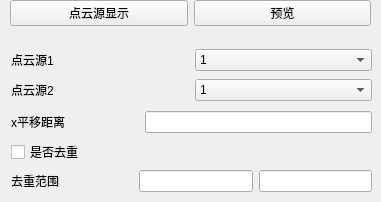
       <widget class="QWidget" name="Splicing">
        <widget class="QWidget" name="layoutWidget">
         <property name="geometry">
          <rect>
           <x>10</x>
           <y>0</y>
           <width>361</width>
           <height>26</height>
          </rect>
         </property>
         <layout class="QHBoxLayout" name="horizontalLayout_114">
          <item>
           <widget class="QPushButton" name="Splicing_general">
            <property name="enabled">
             <bool>true</bool>
            </property>
            <property name="text">
             <string>点云源显示</string>
            </property>
           </widget>
          </item>
          <item>
           <widget class="QPushButton" name="Splicing_preview">
            <property name="enabled">
             <bool>true</bool>
            </property>
            <property name="text">
             <string>预览</string>
            </property>
           </widget>
          </item>
         </layout>
        </widget>
        <widget class="QWidget" name="layoutWidget">
         <property name="geometry">
          <rect>
           <x>11</x>
           <y>47</y>
           <width>361</width>
           <height>56</height>
          </rect>
         </property>
         <layout class="QGridLayout" name="gridLayout_8">
          <item row="0" column="0">
           <widget class="QLabel" name="label_110">
            <property name="text">
             <string>点云源1</string>
            </property>
           </widget>
          </item>
          <item row="0" column="1">
           <widget class="QComboBox" name="Splicing_raw_cloud_1">
            <property name="styleSheet">
             <string notr="true">selection-color: rgb(0, 0, 0);</string>
            </property>
            <item>
             <property name="text">
              <string>1</string>
             </property>
            </item>
           </widget>
          </item>
          <item row="1" column="0">
           <widget class="QLabel" name="label_112">
            <property name="text">
             <string>点云源2</string>
            </property>
           </widget>
          </item>
          <item row="1" column="1">
           <widget class="QComboBox" name="Splicing_raw_cloud_2">
            <property name="styleSheet">
             <string notr="true">selection-color: rgb(0, 0, 0);</string>
            </property>
            <item>
             <property name="text">
              <string>1</string>
             </property>
            </item>
           </widget>
          </item>
         </layout>
        </widget>
        <widget class="QWidget" name="layoutWidget">
         <property name="geometry">
          <rect>
           <x>11</x>
           <y>110</y>
           <width>361</width>
           <height>25</height>
          </rect>
         </property>
         <layout class="QGridLayout" name="gridLayout_9">
          <item row="0" column="0">
           <widget class="QLabel" name="Splicing_CROP_move_l">
            <property name="text">
             <string>x平移距离                      </string>
            </property>
           </widget>
          </item>
          <item row="0" column="1">
           <widget class="QLineEdit" name="Splicing_CROP_move"/>
          </item>
         </layout>
        </widget>
        <widget class="QWidget" name="layoutWidget">
         <property name="geometry">
          <rect>
           <x>11</x>
           <y>140</y>
           <width>361</width>
           <height>53</height>
          </rect>
         </property>
         <layout class="QGridLayout" name="gridLayout_70">
          <item row="1" column="0">
           <widget class="QLabel" name="Splicing_CROP_l">
            <property name="text">
             <string>去重范围                      </string>
            </property>
           </widget>
          </item>
          <item row="1" column="1">
           <widget class="QLineEdit" name="Splicing_CROP_low"/>
          </item>
          <item row="1" column="2">
           <widget class="QLineEdit" name="Splicing_CROP_high"/>
          </item>
          <item row="0" column="0" colspan="3">
           <widget class="QCheckBox" name="Splicing_CROP">
            <property name="text">
             <string>是否去重</string>
            </property>
           </widget>
          </item>
         </layout>
        </widget>
       </widget>
